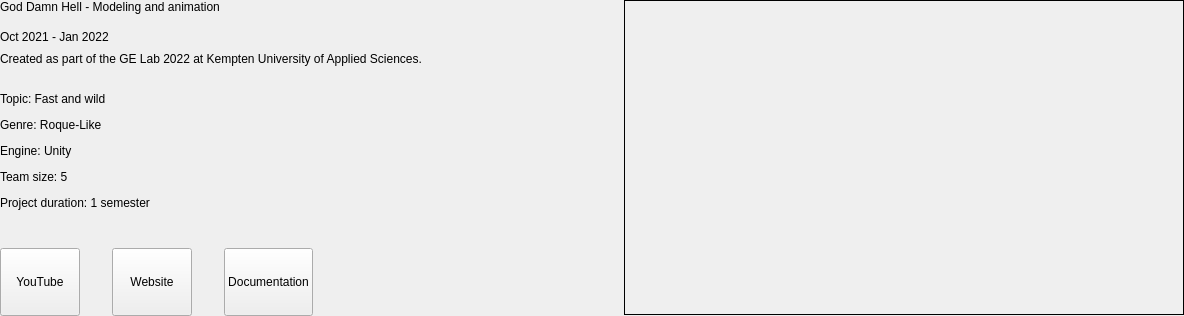
       <widget class="QWidget" name="contentWidget_4" native="true">
        <layout class="QHBoxLayout" name="horizontalLayout_5" stretch="1,0">
         <property name="spacing">
          <number>64</number>
         </property>
         <property name="leftMargin">
          <number>0</number>
         </property>
         <property name="topMargin">
          <number>0</number>
         </property>
         <property name="rightMargin">
          <number>0</number>
         </property>
         <property name="bottomMargin">
          <number>0</number>
         </property>
         <item>
          <widget class="QWidget" name="projectWidget_4" native="true">
           <property name="minimumSize">
            <size>
             <width>560</width>
             <height>0</height>
            </size>
           </property>
           <layout class="QVBoxLayout" name="verticalLayout_10">
            <property name="spacing">
             <number>16</number>
            </property>
            <property name="leftMargin">
             <number>0</number>
            </property>
            <property name="topMargin">
             <number>0</number>
            </property>
            <property name="rightMargin">
             <number>0</number>
            </property>
            <property name="bottomMargin">
             <number>0</number>
            </property>
            <item>
             <widget class="QLabel" name="projectNameLabel_4">
              <property name="text">
               <string>God Damn Hell - Modeling and animation</string>
              </property>
              <property name="alignment">
               <set>Qt::AlignLeading|Qt::AlignLeft|Qt::AlignTop</set>
              </property>
              <property name="wordWrap">
               <bool>true</bool>
              </property>
              <property name="styleType" stdset="0">
               <string>projectName</string>
              </property>
             </widget>
            </item>
            <item>
             <widget class="QWidget" name="textWidget_4" native="true">
              <layout class="QVBoxLayout" name="verticalLayout_18">
               <property name="spacing">
                <number>8</number>
               </property>
               <property name="leftMargin">
                <number>0</number>
               </property>
               <property name="topMargin">
                <number>0</number>
               </property>
               <property name="rightMargin">
                <number>0</number>
               </property>
               <property name="bottomMargin">
                <number>0</number>
               </property>
               <item>
                <widget class="QLabel" name="dateLabel_4">
                 <property name="text">
                  <string>Oct 2021 - Jan 2022</string>
                 </property>
                 <property name="styleType" stdset="0">
                  <string>projectDate</string>
                 </property>
                </widget>
               </item>
               <item>
                <widget class="QLabel" name="projectDescribtionLabel_4">
                 <property name="text">
                  <string>&lt;html&gt;&lt;head/&gt;&lt;body&gt;&lt;p&gt;Created as part of the GE Lab 2022 at Kempten University of Applied Sciences.&lt;br/&gt;&lt;/p&gt;&lt;p&gt;Topic: Fast and wild&lt;/p&gt;&lt;p&gt;Genre: Roque-Like&lt;/p&gt;&lt;p&gt;Engine: Unity&lt;/p&gt;&lt;p&gt;Team size: 5&lt;/p&gt;&lt;p&gt;Project duration: 1 semester&lt;br/&gt;&lt;/p&gt;&lt;/body&gt;&lt;/html&gt;</string>
                 </property>
                 <property name="wordWrap">
                  <bool>true</bool>
                 </property>
                 <property name="styleType" stdset="0">
                  <string>projectDescribtion</string>
                 </property>
                </widget>
               </item>
              </layout>
             </widget>
            </item>
            <item>
             <widget class="QWidget" name="buttonWidget_4" native="true">
              <layout class="QHBoxLayout" name="horizontalLayout_10">
               <property name="spacing">
                <number>32</number>
               </property>
               <property name="leftMargin">
                <number>0</number>
               </property>
               <property name="topMargin">
                <number>8</number>
               </property>
               <property name="rightMargin">
                <number>0</number>
               </property>
               <property name="bottomMargin">
                <number>0</number>
               </property>
               <item>
                <widget class="QPushButton" name="pushButton_4_1">
                 <property name="minimumSize">
                  <size>
                   <width>0</width>
                   <height>68</height>
                  </size>
                 </property>
                 <property name="text">
                  <string>YouTube</string>
                 </property>
                 <property name="moving" stdset="0">
                  <bool>false</bool>
                 </property>
                </widget>
               </item>
               <item>
                <widget class="QPushButton" name="pushButton_4_2">
                 <property name="minimumSize">
                  <size>
                   <width>0</width>
                   <height>68</height>
                  </size>
                 </property>
                 <property name="text">
                  <string>Website</string>
                 </property>
                 <property name="moving" stdset="0">
                  <bool>false</bool>
                 </property>
                </widget>
               </item>
               <item>
                <widget class="QPushButton" name="pushButton_4_3">
                 <property name="minimumSize">
                  <size>
                   <width>0</width>
                   <height>68</height>
                  </size>
                 </property>
                 <property name="text">
                  <string>Documentation</string>
                 </property>
                 <property name="moving" stdset="0">
                  <bool>false</bool>
                 </property>
                </widget>
               </item>
               <item>
                <spacer name="horizontalSpacer_6">
                 <property name="orientation">
                  <enum>Qt::Horizontal</enum>
                 </property>
                 <property name="sizeHint" stdset="0">
                  <size>
                   <width>40</width>
                   <height>20</height>
                  </size>
                 </property>
                </spacer>
               </item>
              </layout>
             </widget>
            </item>
            <item>
             <spacer name="verticalSpacer_6">
              <property name="orientation">
               <enum>Qt::Vertical</enum>
              </property>
              <property name="sizeHint" stdset="0">
               <size>
                <width>20</width>
                <height>0</height>
               </size>
              </property>
             </spacer>
            </item>
           </layout>
          </widget>
         </item>
         <item>
          <widget class="QWidget" name="projectPictureLabel_4" native="true">
           <property name="minimumSize">
            <size>
             <width>560</width>
             <height>315</height>
            </size>
           </property>
           <layout class="QVBoxLayout" name="verticalLayout_11">
            <property name="spacing">
             <number>0</number>
            </property>
            <property name="leftMargin">
             <number>0</number>
            </property>
            <property name="topMargin">
             <number>0</number>
            </property>
            <property name="rightMargin">
             <number>0</number>
            </property>
            <property name="bottomMargin">
             <number>0</number>
            </property>
            <item>
             <widget class="QLabel" name="pictureLabel_4">
              <property name="minimumSize">
               <size>
                <width>560</width>
                <height>315</height>
               </size>
              </property>
              <property name="maximumSize">
               <size>
                <width>560</width>
                <height>315</height>
               </size>
              </property>
              <property name="frameShape">
               <enum>QFrame::Box</enum>
              </property>
              <property name="text">
               <string/>
              </property>
              <property name="alignment">
               <set>Qt::AlignCenter</set>
              </property>
             </widget>
            </item>
            <item>
             <spacer name="verticalSpacer_11">
              <property name="orientation">
               <enum>Qt::Vertical</enum>
              </property>
              <property name="sizeHint" stdset="0">
               <size>
                <width>20</width>
                <height>0</height>
               </size>
              </property>
             </spacer>
            </item>
           </layout>
          </widget>
         </item>
        </layout>
       </widget>
